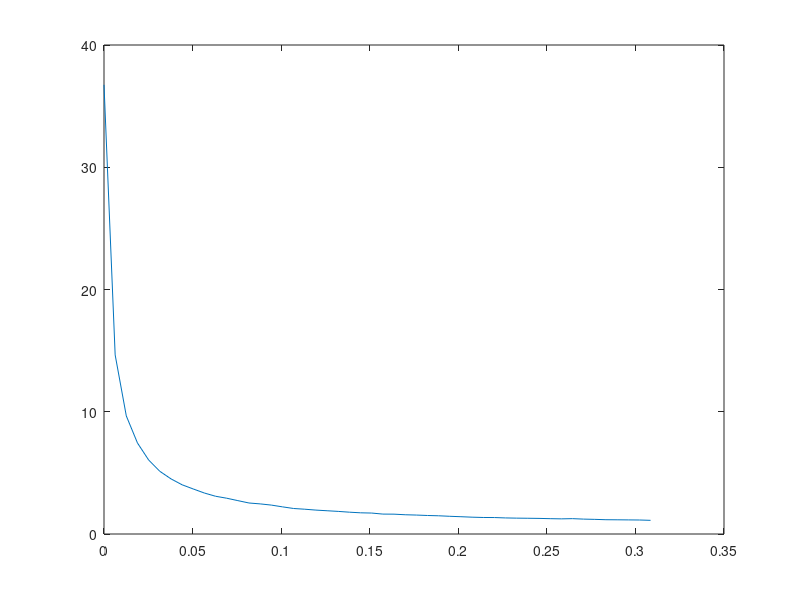

The MATLAB script that drew this image:
clc
clear all
close all

m = 1e6;
sigma_est = 20;
mu_est = 50*rand(m,1)+200;
Pf = sort(cdf('norm',190,mu_est,sigma_est));
PDF = hist(Pf,50)/(m*max(Pf)/50);
%%
x = linspace(0,max(Pf),50);
plot(x,PDF);
Pf_mean=mean(Pf);
Pf_90=Pf(90000);